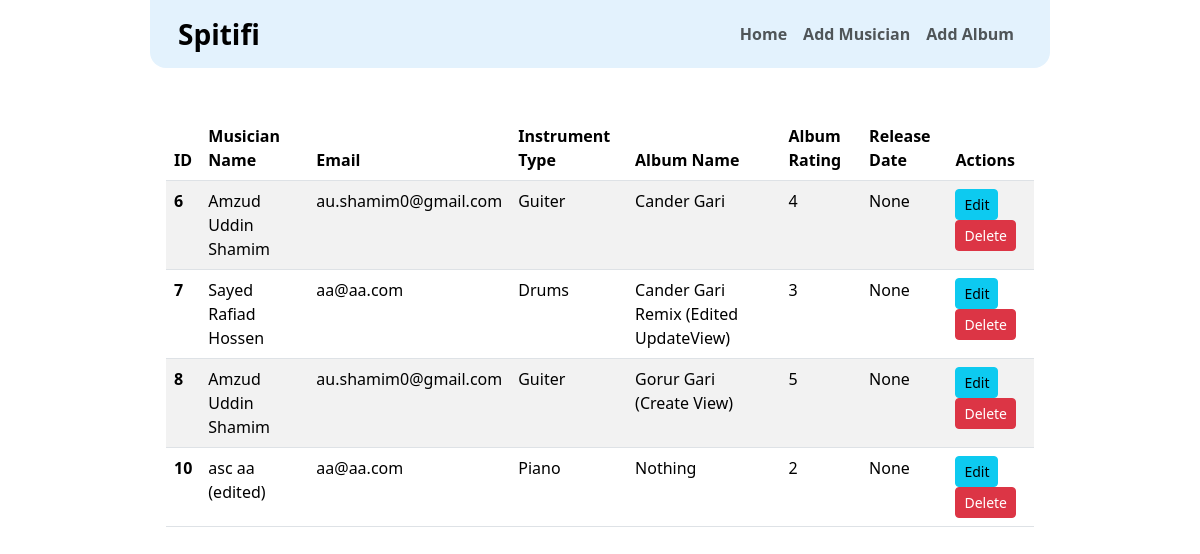
The page / on the database its author committed.
### album/models.py (models this page shows, shortened)
class Album(models.Model):
    album_name = models.CharField(max_length=50)
    musician = models.ForeignKey(Musician, on_delete=models.CASCADE)
    release_date = models.DateField(null=True, blank=True)
    rating = models.IntegerField()

### musician/models.py (models this page shows, shortened)
class Musician(models.Model):
    first_name = models.CharField(max_length=50)
    last_name = models.CharField(max_length=50)
    email = models.EmailField()
    phone_no = models.CharField(max_length=14)
    instrument_type = models.CharField(max_length=20)

### Musicians_Directory/views.py (the view)
# urls.py: path("", views.home, name="home"),
def home(request):
    musicianData = Musician.objects.all()
    albumData = Album.objects.all()
    return render(
        request, "home.html", {"musicianData": musicianData, "albumData": albumData}
    )

### templates/home.html
{% extends "base.html" %} {% block content %}
<div class="px-3">
  <table class="table table-striped table-hover">
    <thead>
      <tr>
        <th scope="col">ID</th>
        <th scope="col">Musician Name</th>
        <th scope="col">Email</th>
        <th scope="col">Instrument Type</th>
        <th scope="col">Album Name</th>
        <th scope="col">Album Rating</th>
        <th scope="col">Release Date</th>
        <th scope="col">Actions</th>
      </tr>
    </thead>
    <tbody>
      {% for album in albumData %}
      <tr>
        <th scope="row">{{album.id}}</th>
        <td>
          <a
            class="text-decoration-none text-black"
            href="{% url 'edit_musician' album.musician.id %}"
            >{{album.musician.first_name}} {{album.musician.last_name}}</a
          >
        </td>
        <td>{{album.musician.email}}</td>
        <td>{{album.musician.instrument_type}}</td>
        <td>{{album.album_name}}</td>
        <td>{{album.rating}}</td>
        <td>{{album.release_date}}</td>
        <td>
          <a class="btn btn-sm btn-info" href="{% url 'edit_album' album.id %}"
            >Edit</a
          >
          <a
            class="btn btn-sm btn-danger"
            href="{% url 'delete_album' album.id %}"
            >Delete</a
          >
        </td>
      </tr>
      {% endfor %}
    </tbody>
  </table>
</div>
{% endblock content %}

### templates/base.html (shortened to what this page needs)
<!DOCTYPE html>
<html lang="en">
  <head>
    <link
      href="https://cdn.jsdelivr.net/npm/bootstrap@5.3.3/dist/css/bootstrap.min.css"
      rel="stylesheet"
    />
  </head>
  <body class="w-75 mx-auto">
    <nav
      class="navbar navbar-expand-lg rounded-bottom-4 px-3"
      style="background-color: #e3f2fd"
    >
      <div class="container-fluid">
        <a class="navbar-brand fw-bold fs-3" href="{% url 'home' %}">Spitifi</a>
        <div
          class="collapse navbar-collapse d-flex justify-content-end"
          id="navbarNavAltMarkup"
        >
          <div class="navbar-nav fw-semibold">
            <a class="nav-link" aria-current="page" href="{% url 'home' %}"
              >Home</a
            >
            <a class="nav-link" href="{% url 'add_musician' %}">Add Musician</a>
            <a class="nav-link" href="{% url 'add_album' %}">Add Album</a>
          </div>
        </div>
      </div>
    </nav>
    <div class="mt-5">{% block content %} {% endblock content %}</div>
  </body>
</html>

### rows shown on the page
Album: id "6", musician.first_name "Amzud Uddin", musician.last_name "Shamim", musician.email "au.shamim0@gmail.com", musician.instrument_type "Guiter", album_name "Cander Gari", rating "4", release_date "None"
Album: id "7", musician.first_name "Sayed Rafiad", musician.last_name "Hossen", musician.email "aa@aa.com", musician.instrument_type "Drums", album_name "Cander Gari Remix (Edited UpdateView)", rating "3", release_date "None"
Album: id "8", musician.first_name "Amzud Uddin", musician.last_name "Shamim", musician.email "au.shamim0@gmail.com", musician.instrument_type "Guiter", album_name "Gorur Gari (Create View)", rating "5", release_date "None"
Album: id "10", musician.first_name "asc", musician.last_name "aa (edited)", musician.email "aa@aa.com", musician.instrument_type "Piano", album_name "Nothing", rating "2", release_date "None"
